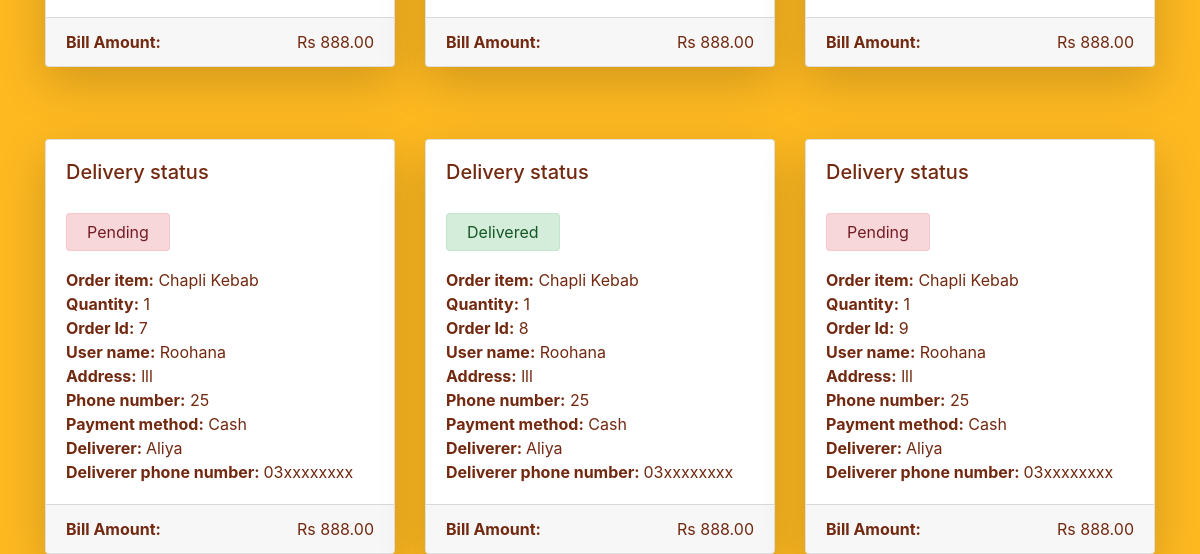
Page /cart/vieworders (signed in, lower part) on the earlier database version.
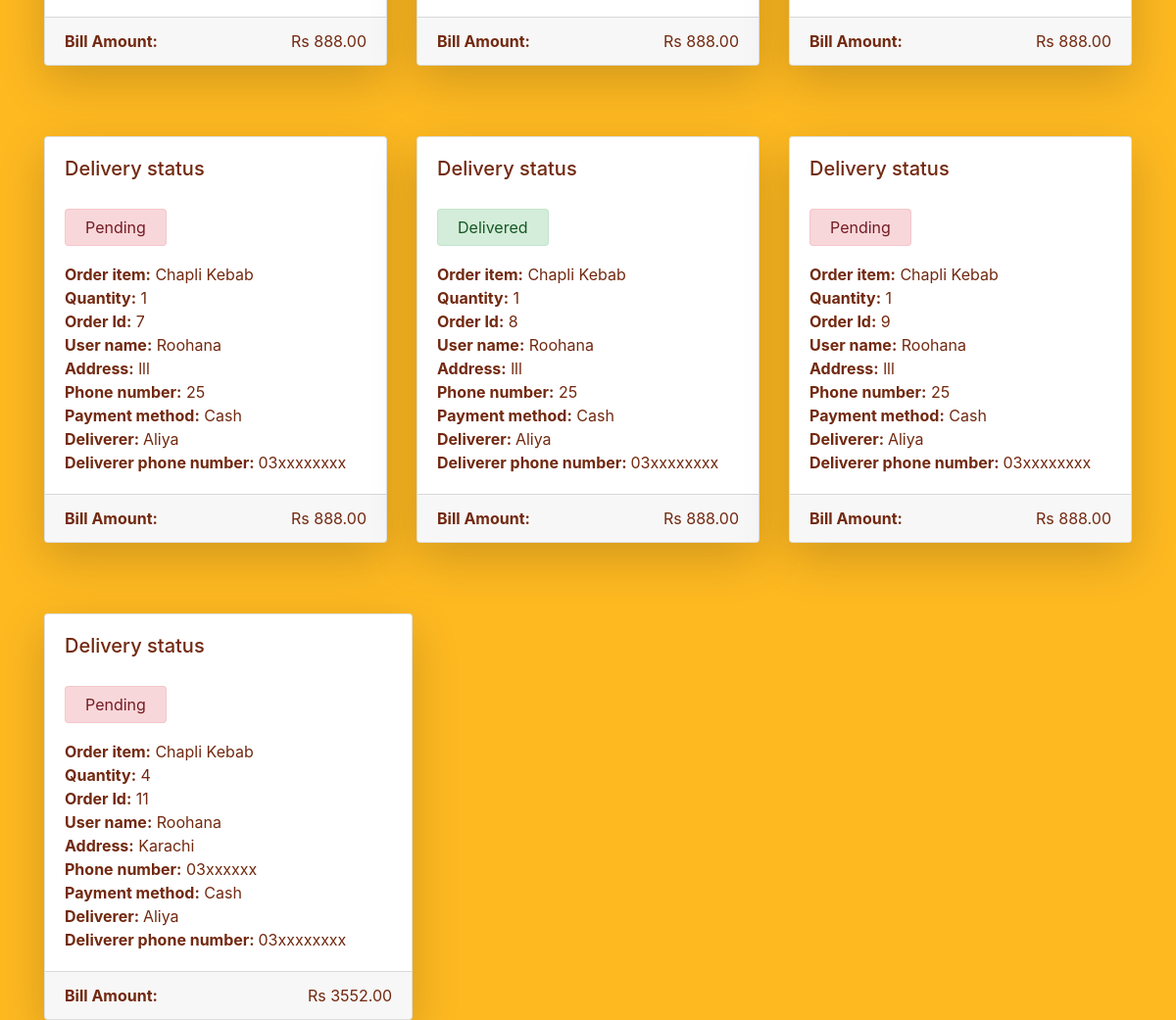
Same page on the later database version.
### cart/models.py (models this page shows, shortened)
class Order(models.Model):
    user = models.ForeignKey(User, on_delete = models.CASCADE)
    order_items = models.ForeignKey(Order_Items, on_delete=models.CASCADE)
    address = models.CharField(max_length = 100)
    phone_number = models.CharField(max_length=20)
    total = models.DecimalField( max_digits = 20, decimal_places = 2 )
    deliverer = models.ForeignKey(Deliverer, on_delete=models.CASCADE)
    note = models.CharField(max_length = 200, default="none")
    payment = models.PositiveSmallIntegerField(choices=payment_choice, default=1)
    status = models.BooleanField(default=False)

class Order_Items(models.Model):
    product = models.ForeignKey(Product, on_delete = models.CASCADE, null = True, blank = True)
    quantity = models.PositiveSmallIntegerField(default = 1)
    cart = models.ForeignKey(Cart, on_delete=models.CASCADE, null = True, blank = True)
    total = models.DecimalField( max_digits = 20, decimal_places = 2 , default=0)

class Product(models.Model):
    dish = models.ForeignKey(Dish, on_delete = models.CASCADE)

### seller/models.py (models this page shows, shortened)
class Dish(models.Model):
    restaurant = models.ForeignKey(Restaurant, on_delete=models.CASCADE)
    name = models.CharField(max_length=64)
    summary = models.CharField(max_length=250)
    nationality = models.PositiveSmallIntegerField(choices=Restaurant_category, default=1)
    no_of_serving = models.PositiveSmallIntegerField()
    picture = models.CharField(max_length=64)
    category = models.PositiveSmallIntegerField(choices=Dish_category, default=1)
    glutten_free = models.BooleanField(default=False)
    customizable = models.BooleanField(default=False)
    seller = models.ForeignKey(Seller, on_delete=models.CASCADE, related_name="cooks")
    price = models.FloatField()
    picture = models.ImageField(upload_to='dishes/%Y/%m/%d', max_length=255, blank=True, null=True)

### user/models.py (models this page shows, shortened)
class User(AbstractUser):
    USER_TYPE_CHOICES = (
        (1, 'customer'),
        (2, 'seller'),
        (3, 'deliverer'),
        (4, 'admin'),
    )
    username = None
    user_type = models.PositiveSmallIntegerField(choices = USER_TYPE_CHOICES)
    email = models.EmailField(_('email address'), unique=True)
    USERNAME_FIELD = 'email'
    REQUIRED_FIELDS = []
    objects = UserManager()

### deliverer/models.py (models this page shows, shortened)
class Deliverer(models.Model):
    user = models.OneToOneField(settings.AUTH_USER_MODEL, on_delete=models.CASCADE, primary_key=True)
    vehicle_number = models.CharField(max_length = 20)
    phone_number = models.CharField(max_length=20)

### cart/views.py (the view)
# urls.py: path("vieworders", views.vieworders, name="vieworders")
def vieworders(request):
    if request.user.is_authenticated:
        cart = Cart.objects.get(user=request.user)
        try:
            orders = Order.objects.filter(user=request.user)
            context = {
                "name": request.user.first_name,
                "restaurants": Restaurant.objects.all(),
                'payment_choices': payment_choice,
                "orders": orders
            }
        except Order.DoesNotExist:
            context = {
                "name": request.user.first_name,
                "restaurants": Restaurant.objects.all(),
                'payment_choices': payment_choice
            }
    return render(request, "cart/order.html", context)

### cart/templates/cart/order.html (shortened to what this page needs)
{% extends "user/layout.html"%}
{% load static %}
{% block content %}
<section class="order overall container-md">
    <article class="order">
        <br>
        <br>
        <br>
        <div class="card-deck">
            {% for order in orders %}
            {% if forloop.counter0|divisibleby:3 %}
        </div><br>
        <br>
        <br>
        <div class="card-deck">
            <div class="card shadow-lg  rounded" style="max-width: 33%; height: auto;">
                <div class="card-body ">
                    <h5 class="card-title">Delivery status</h5>
                    <br>
                    {% if not order.status %}
                    <span class=" mx-auto alert alert-danger py-2 status" role="alert">
                        Pending
                    </span></h5>
                    {% else %}
                    <span class=" mx-auto alert alert-success py-2 status" role="alert">
                        Delivered
                    </span></h5>
                    {% endif %}
                    <br><br>
                    <p class="card-text">
                        <b>Order item:</b> {{ order.order_items.product.dish.name }}<br>
                        <b>Quantity:</b> {{ order.order_items.quantity }}<br>
                        <b>Order Id:</b> {{order.order_items.id }}<br>
                        <b>User name:</b> {{ order.user.first_name }} <br>
                        <b>Address:</b> {{ order.address }}<br>
                        <b>Phone number:</b> {{ order.phone_number }}<br>
                        <b>Payment method:</b> {{ order.get_payment_display }}<br>
                        <b>Deliverer: </b> {{ order.deliverer.user.first_name }}<br>
                        <b>Deliverer phone number: </b> {{ order.deliverer.phone_number }}<br>
                    </p>
                </div>
                <div class="card-footer">
                    <b>Bill Amount:</b> <span class="float-right"> Rs {{ order.order_items.total }}
                </div>
            </div>
            {% else %}
            <div class="card shadow-lg  rounded" style="max-width: 33%; height: auto;">
                <div class="card-body ">
                    <h5 class="card-title">Delivery status</h5>
                    <br>
                    {% if not order.status %}
                    <span class=" mx-auto alert alert-danger py-2 status" role="alert">
                        Pending
                    </span></h5>
                    {% else %}
                    <span class=" mx-auto alert alert-success py-2 status" role="alert">
                        Delivered
                    </span></h5>
                    {% endif %}
                    <br><br>
                    <p class="card-text">
                        <b>Order item:</b> {{ order.order_items.product.dish.name }}<br>
                        <b>Quantity:</b> {{ order.order_items.quantity }}<br>
                        <b>Order Id:</b> {{order.order_items.id }}<br>
                        <b>User name:</b> {{ order.user.first_name }} <br>
                        <b>Address:</b> {{ order.address }}<br>
                        <b>Phone number:</b> {{ order.phone_number }}<br>
                        <b>Payment method:</b> {{ order.get_payment_display }}<br>
                        <b>Deliverer: </b> {{ order.deliverer.user.first_name }}<br>
                        <b>Deliverer phone number: </b> {{ order.deliverer.phone_number }}<br>
                    </p>
                </div>
                <div class="card-footer">
                    <b>Bill Amount:</b> <span class="float-right"> Rs {{ order.order_items.total }}
                </div>
            </div>
            {% endif %}
            <br>
            <br>
            <br>
            {% endfor %}
        </div>
    </article>
</section>
{% endblock %}

Differences in the rows shown:
added Order: status "Pending", order_items.product.dish.name "Chapli Kebab", order_items.quantity "4", order_items.id "11", user.first_name "Roohana", address "Karachi", phone_number "03xxxxxx", payment "Cash", deliverer.user.first_name "Aliya", deliverer.phone_number "03xxxxxxxx", order_items.total "3552.00"
